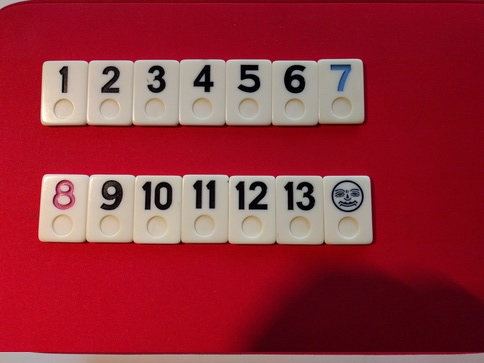
#> input picture examples/all.jpg, 484 x 363 px
$ python -i Preprocess.py   (imports and definitions only)
#> lines starting #> are read from the running program, lines starting #| are printed output that depends on the picture; after the words box and inside, x2 and y2 are one past the last pixel; in counts of white or black regions, pixels touching at a corner belong together
import cv2
import numpy as np

# module level variables
GAUSSIAN_SMOOTH_FILTER_SIZE = (5, 5)
ADAPTIVE_THRESH_BLOCK_SIZE = 19
ADAPTIVE_THRESH_WEIGHT = 9


def preprocess(img_original):
    img_gray = cv2.cvtColor(img_original, cv2.COLOR_BGR2GRAY)

    img_max_contrast_gray = maximize_contrast(img_gray)

    height, width = img_gray.shape

    img_blur = np.zeros((height, width, 1), np.uint8)

    img_blur = cv2.GaussianBlur(img_max_contrast_gray,
                                GAUSSIAN_SMOOTH_FILTER_SIZE,
                                0)

    img_thresh = cv2.adaptiveThreshold(
        img_blur,
        255.0,
        cv2.ADAPTIVE_THRESH_GAUSSIAN_C,
        cv2.THRESH_BINARY_INV,
        ADAPTIVE_THRESH_BLOCK_SIZE,
        ADAPTIVE_THRESH_WEIGHT)

    # Orange numbers fail to be recognized in the thresholded image, so we want
    # to apply a mask which keeps only them
    converted = cv2.cvtColor(img_original, cv2.COLOR_BGR2HSV)

    # Define the list of boundaries
    boundaries = [([11, 191, 101], [19, 255, 255]),     #ORANGE
                  ([0, 0, 0], [70, 255, 45]),           # BLACK
                  ([173, 125, 65], [185, 240, 235]),    # PINK
                  ([83, 81, 32], [119, 210, 151]),      # BLUE
                  ]

    for (lower, upper) in boundaries:
        lower = np.array(lower, dtype='uint8')
        upper = np.array(upper, dtype='uint8')

        # Find the colors within the specified boundaries and apply the mask
        mask = cv2.inRange(converted, lower, upper)
        img_thresh = cv2.bitwise_or(img_thresh, mask)

    return img_gray, img_thresh


def maximize_contrast(img_gray):
    height, width = img_gray.shape

    img_top_hat = np.zeros((height, width, 1), np.uint8)
    img_black_hat = np.zeros((height, width, 1), np.uint8)

    structuring_elem = cv2.getStructuringElement(cv2.MORPH_RECT, (3, 3))

    img_top_hat = cv2.morphologyEx(
        img_gray, cv2.MORPH_TOPHAT, structuring_elem)

    img_black_hat = cv2.morphologyEx(
        img_gray, cv2.MORPH_BLACKHAT, structuring_elem)

    img_gray_plus_top_hat = cv2.add(img_gray, img_top_hat)

    img_gray_plus_top_hat_minus_black_hat = cv2.subtract(
        img_gray_plus_top_hat, img_black_hat)

    return img_gray_plus_top_hat_minus_black_hat

>>> import cv2
>>> picture = cv2.imread('examples/all.jpg')
#> picture is the input picture: shape (363, 484, 3); mean B, G, R 57.1, 46.4, 148.7
>>> result = preprocess(picture)
#> in preprocess, `img_gray = cv2.cvtColor(img_original, cv2.COLOR_BGR2GRAY)`:
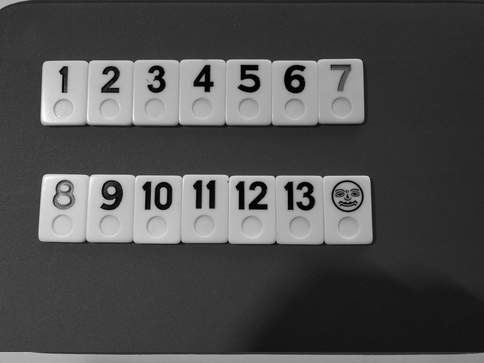
#> img_gray: shape (363, 484); min 0, max 254, mean 78.2
#> in maximize_contrast, `img_top_hat = cv2.morphologyEx( img_gray, cv2.MORPH_TOPHAT, structurin..`:
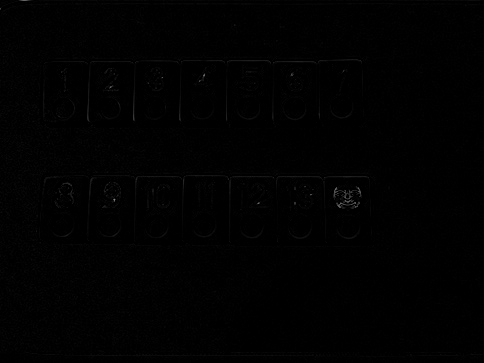
#> img_top_hat: shape (363, 484); min 0, max 128, mean 1.2
#> in preprocess, `img_thresh = cv2.adaptiveThreshold( img_blur, 255.0, cv2.ADAPTIVE_THRE..`:
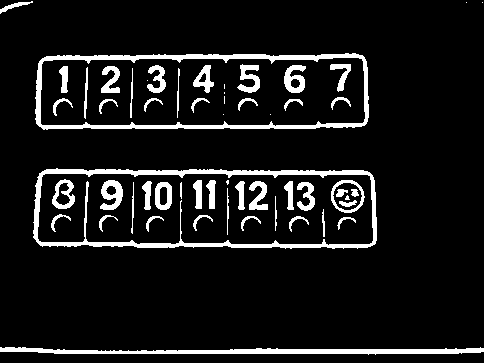
#> img_thresh: shape (363, 484); 9.3% white; 57 white regions (10 under 20 px), largest, box (x1, y1, x2, y2) and area: (33, 168, 377, 249) 3830, (35, 53, 369, 130) 3499, (0, 347, 484, 355) 2183
#> in preprocess, `converted = cv2.cvtColor(img_original, cv2.COLOR_BGR2HSV)`: converted: shape (363, 484, 3); mean H, S, V 136.8, 189.8, 149
#> the loop in preprocess, `for (lower, upper) in boundaries:` made 4 passes
#> pass 2, in preprocess, `mask = cv2.inRange(converted, lower, upper)`:
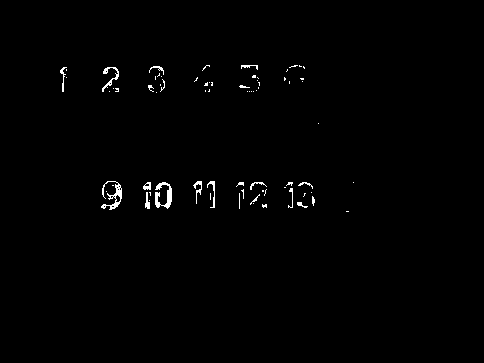
#> mask: shape (363, 484); 0.8% white in thin lines or dots, all inside (x1, y1, x2, y2) = (60, 65, 354, 212)
#> pass 3, in preprocess, `mask = cv2.inRange(converted, lower, upper)`:
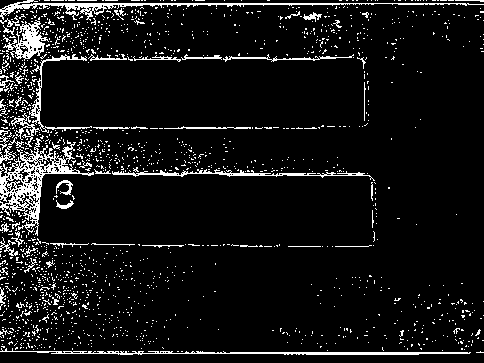
#> mask: shape (363, 484); 7.8% white in thin lines or dots
#> after the loop in preprocess, `for (lower, upper) in boundaries:`:
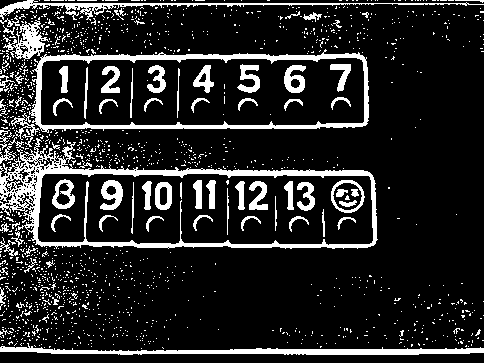
#> img_thresh: shape (363, 484); 14.9% white; 1517 white regions (1435 under 20 px), largest, box (x1, y1, x2, y2) and area: (0, 138, 378, 249) 5933, (29, 49, 369, 133) 3778, (0, 343, 484, 355) 2372

$ run again, on examples/miss1.jpg
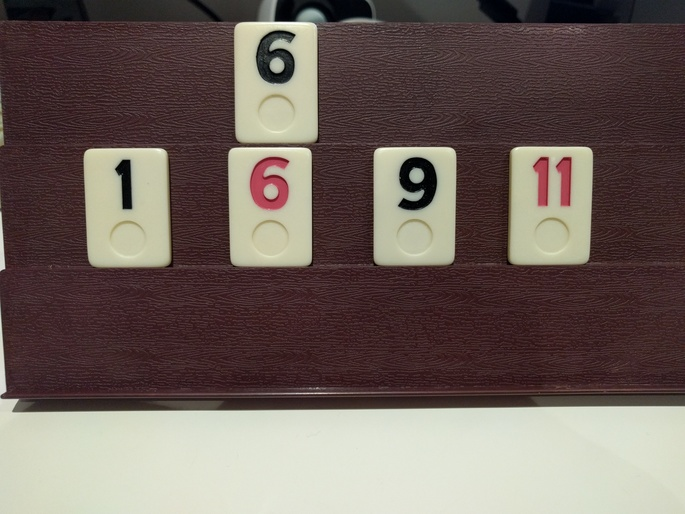
#> input picture examples/miss1.jpg, 685 x 514 px
#> picture is the input picture: shape (514, 685, 3); mean B, G, R 91.5, 97.9, 111
#> in preprocess, `img_thresh = cv2.adaptiveThreshold( img_blur, 255.0, cv2.ADAPTIVE_THRE..`:
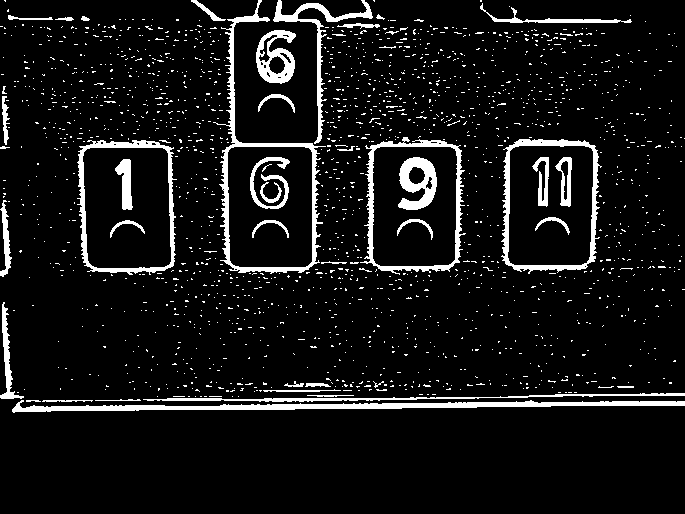
#> img_thresh: shape (514, 685); 8% white; 1745 white regions (1701 under 20 px), largest, box (x1, y1, x2, y2) and area: (12, 400, 685, 413) 3429, (213, 0, 326, 274) 2876, (501, 139, 602, 274) 2093
#> converted: shape (514, 685, 3); mean H, S, V 77.9, 71.1, 112.1
#> after the loop in preprocess, `for (lower, upper) in boundaries:`:
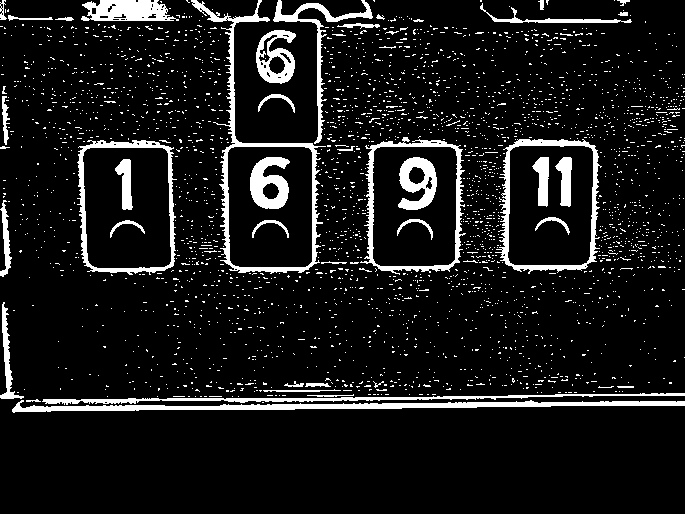
#> img_thresh: shape (514, 685); 9.5% white; 2705 white regions (2660 under 20 px), largest, box (x1, y1, x2, y2) and area: (12, 400, 685, 413) 3429, (191, 0, 326, 274) 3146, (495, 139, 602, 274) 2219
